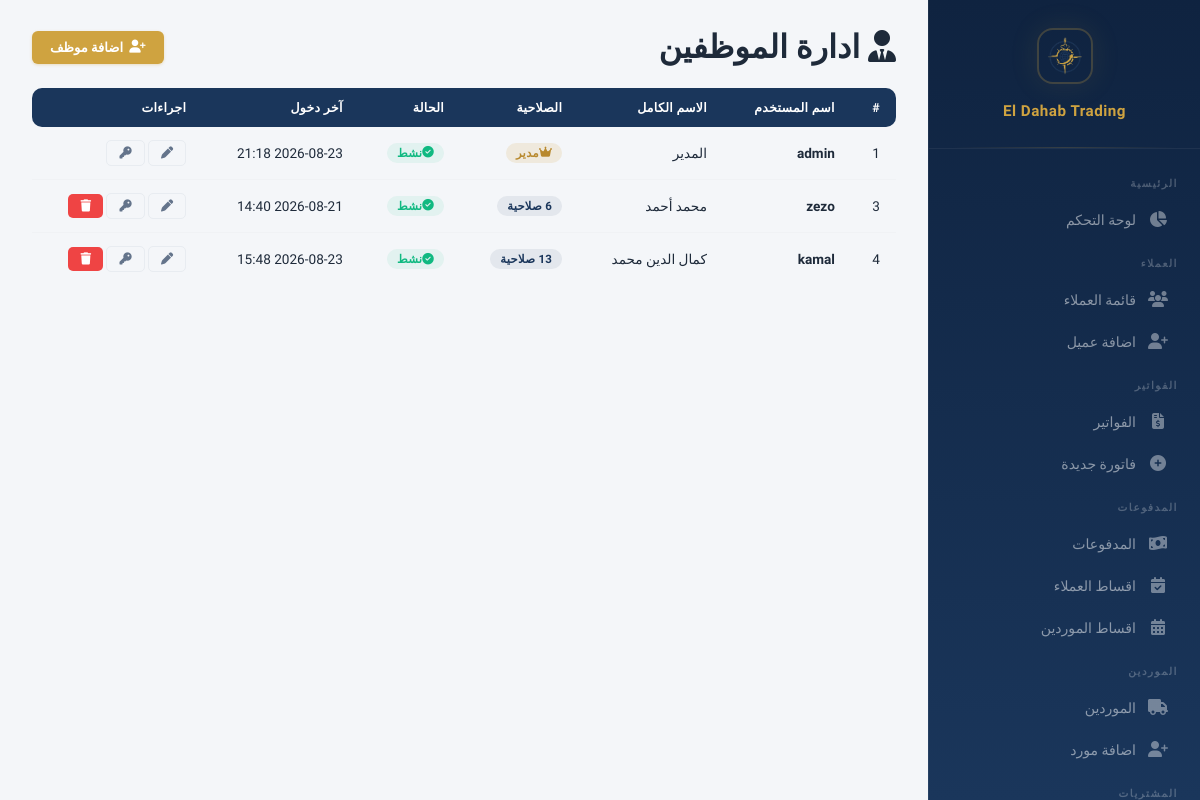
The app's page /employees (signed in), older data.
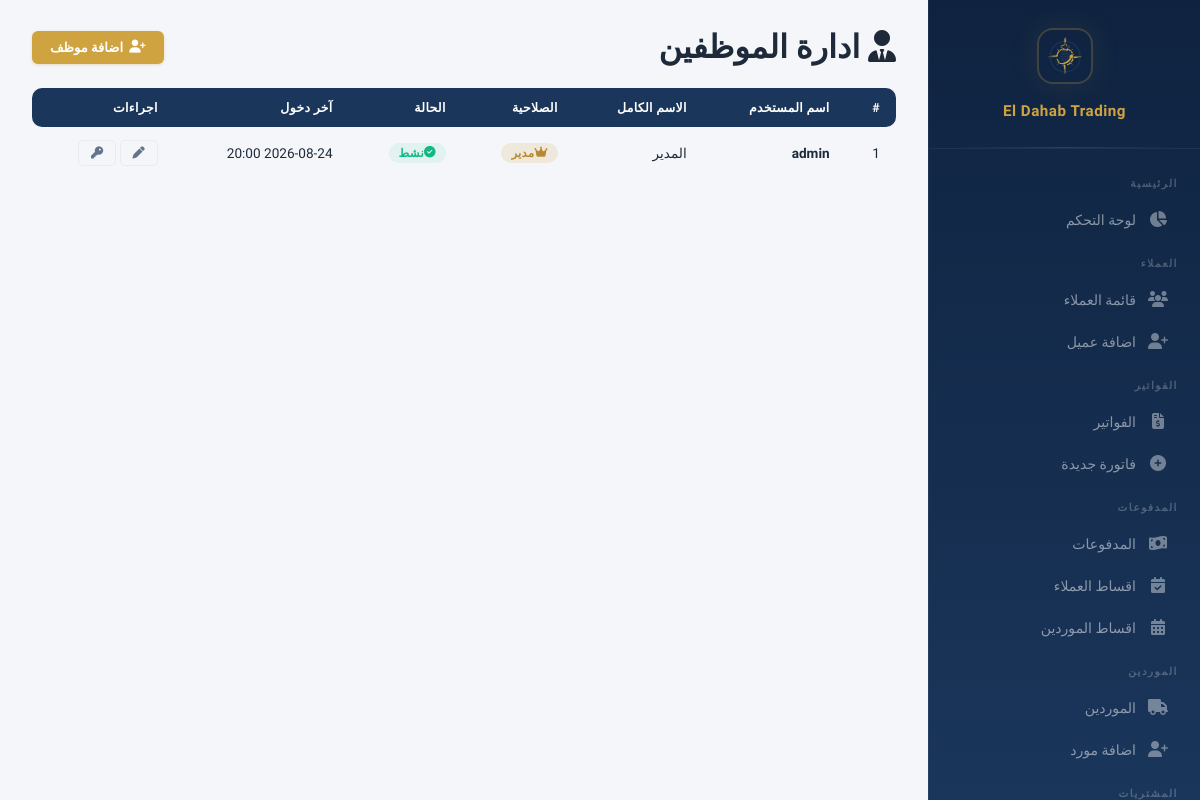
The same page, newer data.
### models.py (models this page shows, shortened)
class User(db.Model):
    __tablename__ = 'users'
    id = db.Column(db.Integer, primary_key=True)
    username = db.Column(db.String(80), unique=True, nullable=False)
    password_hash = db.Column(db.String(256), nullable=False)
    full_name = db.Column(db.String(200))
    is_admin = db.Column(db.Boolean, default=False)
    is_active = db.Column(db.Boolean, default=True)
    created_at = db.Column(db.DateTime, default=datetime.utcnow)
    last_login = db.Column(db.DateTime)
    permissions = db.relationship('UserPermission', backref='user', lazy=True, cascade='all, delete-orphan')
    def has_permission(self, page):
        if self.is_admin:
            return True
        return any(p.page == page for p in self.permissions)

### app.py (the view)
@app.route('/employees')
@login_required
def employees_list():
    if not current_user().is_admin:
        flash('ليس لديك صلاحية', 'danger')
        return redirect(url_for('dashboard'))
    users = User.query.order_by(User.id).all()
    return render_template('employees_list.html', users=users, PAGES=PAGES)

### app.py (called while the page is built)
@app.context_processor
def inject_payment_methods():
    return {'PAYMENT_METHODS': PAYMENT_METHODS}

@app.before_request
def check_session_expiry():
    if 'user_id' in session and session.get('expires_at'):
        if datetime.utcnow().timestamp() > session['expires_at']:
            session.clear()
            flash('انتهت الجلسة، يرجى تسجيل الدخول مرة اخرى', 'warning')
            return redirect(url_for('login'))

@app.context_processor
def inject_user():
    if not hasattr(g, 'current_user'):
        g.current_user = db.session.get(User, session['user_id']) if 'user_id' in session else None
    return dict(current_user=g.current_user)

def current_user():
    if 'user_id' in session:
        return User.query.get(session['user_id'])
    return None

### templates/employees_list.html (shortened to what this page needs)
{% extends "base.html" %}
{% block content %}
<div class="page-header" style="display:flex;justify-content:space-between;align-items:center;flex-wrap:wrap;gap:12px;">
    <h1><i class="fa-solid fa-user-tie"></i> ادارة الموظفين</h1>
    <a href="{{ url_for('employee_add') }}" class="btn btn-gold"><i class="fa-solid fa-user-plus"></i> اضافة موظف</a>
</div>
<div class="table-responsive">
    <table class="table">
        <thead>
            <tr>
                <th>#</th>
                <th>اسم المستخدم</th>
                <th>الاسم الكامل</th>
                <th>الصلاحية</th>
                <th>الحالة</th>
                <th>آخر دخول</th>
                <th>اجراءات</th>
            </tr>
        </thead>
        <tbody>
            {% for u in users %}
            <tr>
                <td>{{ u.id }}</td>
                <td><strong>{{ u.username }}</strong></td>
                <td>{{ u.full_name or '-' }}</td>
                <td>
                    {% if u.is_admin %}
                        <span class="badge badge-gold"><i class="fa-solid fa-crown"></i> مدير</span>
                    {% else %}
                        <span class="badge badge-navy">{{ u.permissions | length }} صلاحية</span>
                    {% endif %}
                </td>
                <td>
                    {% if u.is_active %}
                        <span class="badge badge-success"><i class="fa-solid fa-check-circle"></i> نشط</span>
                    {% else %}
                        <span class="badge badge-danger"><i class="fa-solid fa-ban"></i> معطل</span>
                    {% endif %}
                </td>
                <td>{{ u.last_login.strftime('%Y-%m-%d %H:%M') if u.last_login else 'لم يسجل دخول' }}</td>
                <td>
                    <div class="action-buttons">
                        <a href="{{ url_for('employee_edit', user_id=u.id) }}" class="btn btn-sm btn-outline" title="تعديل">
                            <i class="fa-solid fa-pen"></i>
                        </a>
                        <a href="{{ url_for('employee_permissions', user_id=u.id) }}" class="btn btn-sm btn-outline" title="الصلاحيات">
                            <i class="fa-solid fa-key"></i>
                        </a>
                        {% if u.username != 'admin' %}
                        <form method="POST" action="{{ url_for('employee_delete', user_id=u.id) }}" style="display:inline;" onsubmit="return confirm('هل انت متاكد من حذف هذا الموظف؟')">
                            <button type="submit" class="btn btn-sm btn-danger" title="حذف"><i class="fa-solid fa-trash"></i></button>
                        </form>
                        {% endif %}
                    </div>
                </td>
            </tr>
            {% endfor %}
        </tbody>
    </table>
</div>
{% endblock %}

Row changes from the older to the newer data that the page shows:
removed User: id "3", username "zezo", full_name "محمد أحمد", permissions|length "6", is_active True (drawn), last_login "2026-08-21 14:40"
removed User: id "4", username "kamal", full_name "كمال الدين محمد", is_active True (drawn), last_login "2026-08-23 15:48"
changed User "admin": last_login "2026-08-23 21:18" → "2026-08-24 20:00"
